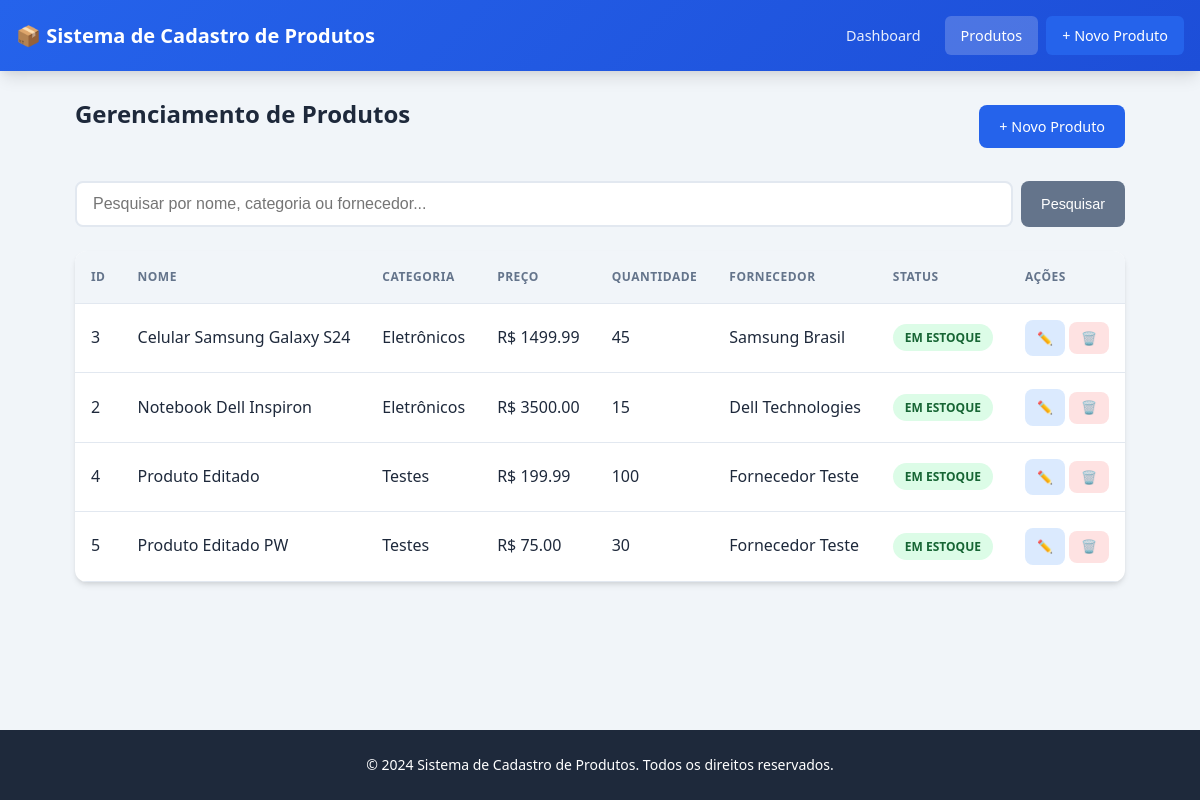
/produtos, run on the app's committed database.
### tables this page shows
CREATE TABLE produtos (
            id INTEGER PRIMARY KEY AUTOINCREMENT,
            nome TEXT NOT NULL,
            categoria TEXT NOT NULL,
            preco REAL NOT NULL,
            quantidade INTEGER NOT NULL DEFAULT 0,
            fornecedor TEXT NOT NULL,
            criado_em TIMESTAMP DEFAULT CURRENT_TIMESTAMP,
            atualizado_em TIMESTAMP DEFAULT CURRENT_TIMESTAMP
        );

### app.py (the view)
@app.route('/produtos')
def listar_produtos():
    termo_pesquisa = request.args.get('pesquisa', '')
    conn = get_db_connection()
    if termo_pesquisa:
        produtos = conn.execute(
            '''SELECT * FROM produtos
               WHERE nome LIKE ? OR categoria LIKE ? OR fornecedor LIKE ?
               ORDER BY nome''',
            (f'%{termo_pesquisa}%', f'%{termo_pesquisa}%', f'%{termo_pesquisa}%')
        ).fetchall()
    else:
        produtos = conn.execute('SELECT * FROM produtos ORDER BY nome').fetchall()
    conn.close()
    return render_template('produtos.html', produtos=produtos, termo_pesquisa=termo_pesquisa)

### app.py (called while the page is built)
def get_db_connection():
    conn = sqlite3.connect(DATABASE)
    conn.row_factory = sqlite3.Row
    return conn

### templates/produtos.html (shortened to what this page needs)
<!DOCTYPE html>
<html lang="pt-BR">
<head>
    <link rel="stylesheet" href="{{ url_for('static', filename='style.css') }}">
</head>
<body>
    <header class="header">
        <div class="container">
            <h1>📦 Sistema de Cadastro de Produtos</h1>
            <nav class="nav">
                <a href="{{ url_for('dashboard') }}" class="nav-link">Dashboard</a>
                <a href="{{ url_for('listar_produtos') }}" class="nav-link active">Produtos</a>
                <a href="{{ url_for('novo_produto') }}" class="nav-link btn-primary">+ Novo Produto</a>
            </nav>
        </div>
    </header>
    <main class="container main-content">
        <div class="page-header">
            <h2>Gerenciamento de Produtos</h2>
            <a href="{{ url_for('novo_produto') }}" class="btn btn-primary">+ Novo Produto</a>
        </div>
        <div class="search-bar">
            <form method="GET" action="{{ url_for('listar_produtos') }}" class="search-form">
                <input type="text" name="pesquisa" placeholder="Pesquisar por nome, categoria ou fornecedor..."
                       value="{{ termo_pesquisa }}" class="search-input">
                <button type="submit" class="btn btn-secondary">Pesquisar</button>
            </form>
        </div>
        {% if produtos %}
        <div class="table-container">
            <table class="table">
                <thead>
                    <tr>
                        <th>ID</th>
                        <th>Nome</th>
                        <th>Categoria</th>
                        <th>Preço</th>
                        <th>Quantidade</th>
                        <th>Fornecedor</th>
                        <th>Status</th>
                        <th>Ações</th>
                    </tr>
                </thead>
                <tbody>
                    {% for produto in produtos %}
                    <tr class="{% if produto['quantidade'] <= 10 %}row-low-stock{% endif %}">
                        <td>{{ produto['id'] }}</td>
                        <td>{{ produto['nome'] }}</td>
                        <td>{{ produto['categoria'] }}</td>
                        <td>R$ {{ "%.2f"|format(produto['preco']) }}</td>
                        <td>{{ produto['quantidade'] }}</td>
                        <td>{{ produto['fornecedor'] }}</td>
                        <td>
                            {% if produto['quantidade'] <= 10 %}
                                <span class="badge badge-warning">Estoque Baixo</span>
                            {% else %}
                                <span class="badge badge-success">Em Estoque</span>
                            {% endif %}
                        </td>
                        <td class="actions">
                            <a href="{{ url_for('editar_produto', id=produto['id']) }}"
                               class="btn btn-sm btn-edit" title="Editar">✏️</a>
                            <form method="POST" action="{{ url_for('excluir_produto', id=produto['id']) }}"
                                  class="inline-form" onsubmit="return confirm('Tem certeza que deseja excluir este produto?')">
                                <button type="submit" class="btn btn-sm btn-delete" title="Excluir">🗑️</button>
                            </form>
                        </td>
                    </tr>
                    {% endfor %}
                </tbody>
            </table>
        </div>
        {% else %}
        <div class="empty-state">
            <p>📭 Nenhum produto encontrado.</p>
            <a href="{{ url_for('novo_produto') }}" class="btn btn-primary">Cadastrar Primeiro Produto</a>
        </div>
        {% endif %}
    </main>
    <footer class="footer">
        <div class="container">
            <p>&copy; 2024 Sistema de Cadastro de Produtos. Todos os direitos reservados.</p>
        </div>
    </footer>
</body>
</html>

### static/style.css (style rules this page uses)
* { margin: 0; padding: 0; box-sizing: border-box; }
:root { --primary-color: #2563eb; --primary-dark: #1d4ed8; --secondary-color: #64748b; --success-color: #22c55e; --warning-color: #f59e0b; --danger-color: #ef4444; --bg-color: #f1f5f9; --card-bg: #ffffff; --text-color: #1e293b; --text-light: #64748b; --border-color: #e2e8f0; --shadow: 0 4px 6px -1px rgba(0, 0, 0, 0.1), 0 2px 4px -1px rgba(0, 0, 0, 0.06); --shadow-lg: 0 10px 15px -3px rgba(0, 0, 0, 0.1), 0 4px 6px -2px rgba(0, 0, 0, 0.05); }
body { font-family: 'Segoe UI', Tahoma, Geneva, Verdana, sans-serif; background-color: var(--bg-color); color: var(--text-color); line-height: 1.6; min-height: 100vh; display: flex; flex-direction: column; }
.container { max-width: 1200px; margin: 0 auto; padding: 0 16px; }
.header { background: linear-gradient(135deg, var(--primary-color) 0%, var(--primary-dark) 100%); color: white; padding: 1rem 0; box-shadow: var(--shadow-lg); position: sticky; top: 0; z-index: 100; }
.header .container { display: flex; justify-content: space-between; align-items: center; flex-wrap: wrap; gap: 1rem; }
.header h1 { font-size: 1.25rem; font-weight: 600; }
.nav { display: flex; gap: 0.5rem; align-items: center; flex-wrap: wrap; }
.nav-link { color: rgba(255, 255, 255, 0.9); text-decoration: none; padding: 0.5rem 1rem; border-radius: 6px; transition: all 0.3s ease; font-weight: 500; font-size: 0.9rem; white-space: nowrap; }
.nav-link:hover, .nav-link.active { background-color: rgba(255, 255, 255, 0.2); color: white; }
.main-content { flex: 1; padding: 1.5rem 0; }
.main-content h2 { margin-bottom: 1.5rem; color: var(--text-color); font-size: 1.5rem; }
.page-header { display: flex; justify-content: space-between; align-items: center; margin-bottom: 1.5rem; flex-wrap: wrap; gap: 1rem; }
.search-bar { margin-bottom: 1.5rem; }
.search-form { display: flex; gap: 0.5rem; flex-wrap: wrap; }
.search-input { flex: 1; min-width: 200px; padding: 0.75rem 1rem; border: 2px solid var(--border-color); border-radius: 8px; font-size: 1rem; transition: border-color 0.3s ease; }
.table-container { background: var(--card-bg); border-radius: 12px; box-shadow: var(--shadow); overflow-x: auto; -webkit-overflow-scrolling: touch; }
.table { width: 100%; border-collapse: collapse; min-width: 700px; }
.table th, .table td { padding: 1rem; text-align: left; border-bottom: 1px solid var(--border-color); white-space: nowrap; }
.table th { background: var(--bg-color); font-weight: 600; color: var(--text-light); text-transform: uppercase; font-size: 0.75rem; letter-spacing: 0.5px; position: sticky; top: 0; }
.badge { padding: 0.25rem 0.75rem; border-radius: 20px; font-size: 0.75rem; font-weight: 600; text-transform: uppercase; display: inline-block; }
.badge-success { background: #dcfce7; color: #166534; }
.btn { display: inline-flex; align-items: center; justify-content: center; gap: 0.5rem; padding: 0.625rem 1.25rem; border: none; border-radius: 8px; font-size: 0.9rem; font-weight: 500; cursor: pointer; text-decoration: none; transition: all 0.2s ease; white-space: nowrap; min-height: 40px; }
.btn-primary { background: var(--primary-color); color: white; }
.btn-secondary { background: var(--secondary-color); color: white; }
.btn-sm { padding: 0.5rem 0.75rem; font-size: 0.8rem; min-height: 32px; }
.btn-edit { background: #dbeafe; color: #1d4ed8; }
.btn-delete { background: #fee2e2; color: #dc2626; }
.inline-form { display: inline; }
.footer { background: var(--text-color); color: white; padding: 1.5rem 0; text-align: center; margin-top: auto; font-size: 0.875rem; }

### data on the page
produtos: id "3", nome "Celular Samsung Galaxy S24", categoria "Eletrônicos", preco "1499.99", quantidade "45", fornecedor "Samsung Brasil", shows "EM ESTOQUE"
produtos: id "2", nome "Notebook Dell Inspiron", categoria "Eletrônicos", preco "3500.00", quantidade "15", fornecedor "Dell Technologies", shows "EM ESTOQUE"
produtos: id "4", nome "Produto Editado", categoria "Testes", preco "199.99", quantidade "100", fornecedor "Fornecedor Teste", shows "EM ESTOQUE"
produtos: id "5", nome "Produto Editado PW", categoria "Testes", preco "75.00", quantidade "30", fornecedor "Fornecedor Teste", shows "EM ESTOQUE"
